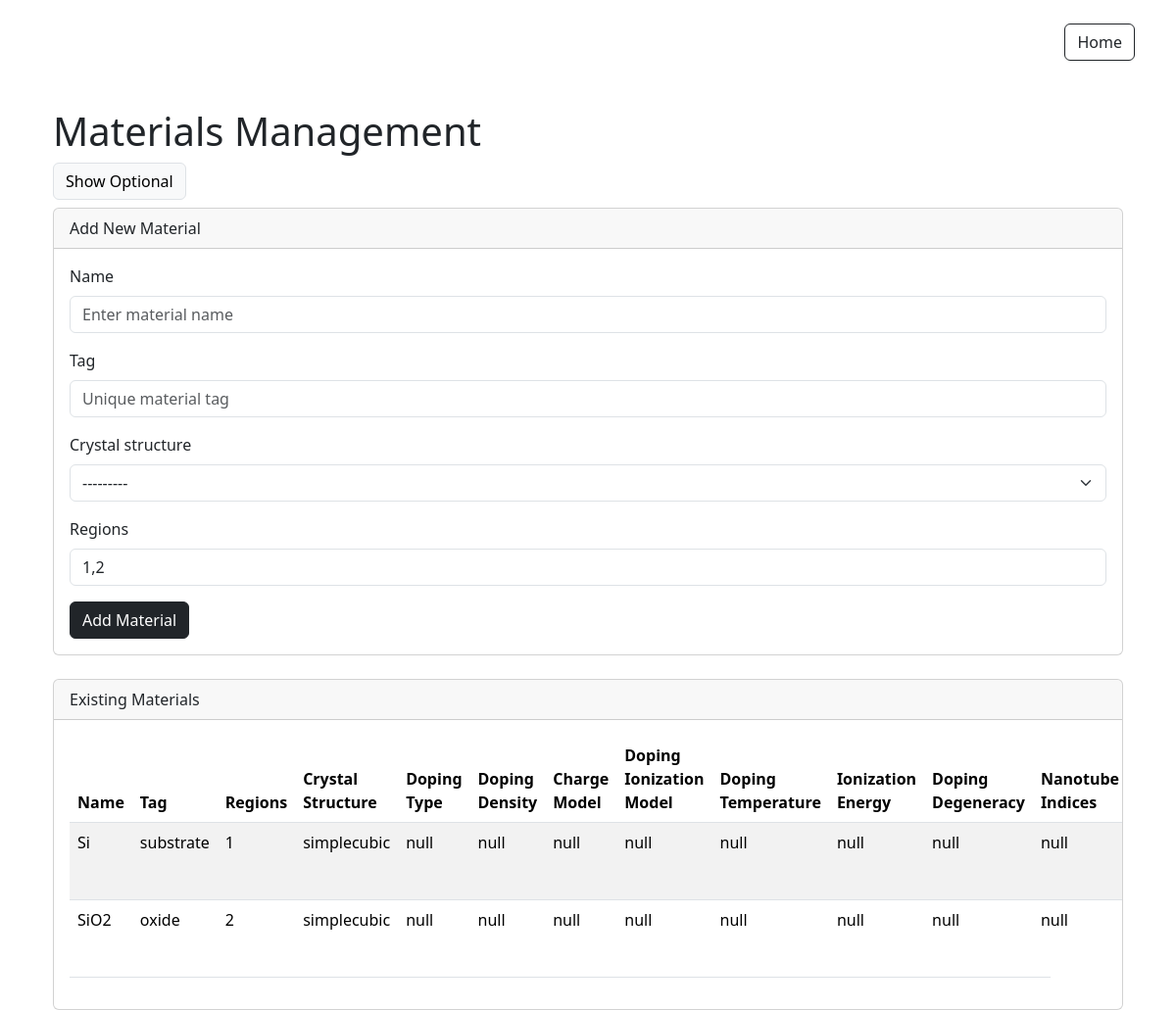
/materials/, run on the app's committed database.
### materials/models.py (models this page shows, shortened)
class Material(models.Model):
    name = models.CharField(max_length=100)
    tag = models.CharField(max_length=100, unique=True)
    regions = models.TextField(default='1,2')
    crystal_structure = models.CharField(max_length=100, choices=CRYSTAL_STRUCTURE_CHOICES)
    doping_type = models.CharField(max_length=100, choices=DOPING_TYPE_CHOICES, null=True, blank=True)
    doping_density = models.FloatField(null=True, blank=True)
    charge_model = models.CharField(max_length=100, choices=CHARGE_MODEL_CHOICES, null=True, blank=True)
    doping_ionization_model = models.CharField(max_length=100, choices=DOPING_IONIZATION_CHOICES, null=True, blank=True)
    doping_temperature = models.FloatField(null=True, blank=True)
    ionization_energy = models.FloatField(null=True, blank=True)
    doping_degeneracy = models.FloatField(null=True, blank=True)
    nanotube_indices = models.JSONField(null=True, blank=True)
    disorder_type = models.CharField(max_length=100, choices=DISORDER_TYPE_CHOICES, null=True, blank=True)
    seed = models.IntegerField(null=True, blank=True)
    polarization = models.JSONField(null=True, blank=True)
    strain_simulation = models.BooleanField(default=False)
    is_alloy = models.BooleanField(default=False)
    mole_fraction = models.FloatField(null=True, blank=True)

### materials/views.py (the view, shortened to what this page needs)
# urls.py: path('', MaterialListView.as_view(), name='material_list'),
class MaterialListView(View):
    template_name = 'materials/material_list.html'
    def get(self, request):
        materials = Material.objects.all()
        form = MaterialForm()  # Instantiate a new form for adding a material
        return render(request, self.template_name, {'materials': materials, 'form': form})

### materials/templatetags/material_filters.py (called while the page is built)
@register.filter(name='add_class')
def add_class(value, arg):
    attrs = {'class': arg}
    return value.as_widget(attrs=attrs)

### materials/templates/materials/material_list.html (shortened to what this page needs)
{% extends 'base.html' %}
{% load static %}
{% load material_filters %}
{% block content %}
<div class="container mt-5 materials-header">
    <h1>Materials Management</h1>
    <button class="btn btn-light float-right mb-2 border" id="toggleOptionalFields">Show Optional</button>
    <div class="card mb-4 form-container">
        <div class="card-header">
            Add New Material
        </div>
        <div class="card-body">
            <form method="post" id="materialForm">
                <div class="mb-3">
                    <label for="id_name" class="form-label">{{ form.name.label }}</label>
                    {{ form.name|add_class:"form-control" }}
                </div>
                <div class="mb-3">
                    <label for="id_tag" class="form-label">{{ form.tag.label }}</label>
                    {{ form.tag|add_class:"form-control" }}
                </div>
                <div class="mb-3">
                    <label for="id_crystal_structure" class="form-label">{{ form.crystal_structure.label }}</label>
                    {{ form.crystal_structure|add_class:"form-select" }}
                </div>
                <div class="mb-3">
                    <label for="id_regions" class="form-label">{{ form.regions.label }}</label>
                    {{ form.regions|add_class:"form-control" }}
                </div>
                <button type="submit" class="btn btn-dark">Add Material</button>
            </form>
        </div>
    </div>
    <div class="card">
        <div class="card-header">
            Existing Materials
        </div>
        <div class="card-body" style="overflow-x:auto;">
            <table class="table table-striped">
                <thead>
                    <tr>
                        <th>Name</th>
                        <th>Tag</th>
                        <th>Regions</th>
                        <th>Crystal Structure</th>
                        <th>Doping Type</th>
                        <th>Doping Density</th>
                        <th>Charge Model</th>
                        <th>Doping Ionization Model</th>
                        <th>Doping Temperature</th>
                        <th>Ionization Energy</th>
                        <th>Doping Degeneracy</th>
                        <th>Nanotube Indices</th>
                    </tr>
                </thead>
                <tbody>
                    {% for material in materials %}
                    <tr>
                        <td>{{ material.name }}</td>
                        <td>{{ material.tag }}</td>
                        <td>{{ material.regions }}</td>
                        <td>{{ material.crystal_structure }}</td>
                        <td>{{ material.doping_type|default:"null" }}</td>
                        <td>{{ material.doping_density|default:"null" }}</td>
                        <td>{{ material.charge_model|default:"null" }}</td>
                        <td>{{ material.doping_ionization_model|default:"null" }}</td>
                        <td>{{ material.doping_temperature|default:"null" }}</td>
                        <td>{{ material.ionization_energy|default:"null" }}</td>
                        <td>{{ material.doping_degeneracy|default:"null" }}</td>
                        <td>{{ material.nanotube_indices|default:"null" }}</td>
                    </tr>
                    {% endfor %}
                </tbody>
            </table>
        </div>
    </div>
</div>
{% endblock %}

### data on the page
Material: name "Si", tag "substrate", regions "1", crystal_structure "simplecubic", doping_type "null", doping_density "null", charge_model "null", doping_ionization_model "null", doping_temperature "null", ionization_energy "null", doping_degeneracy "null", nanotube_indices "null"
Material: name "SiO2", tag "oxide", regions "2", crystal_structure "simplecubic", doping_type "null", doping_density "null", charge_model "null", doping_ionization_model "null", doping_temperature "null", ionization_energy "null", doping_degeneracy "null", nanotube_indices "null"
